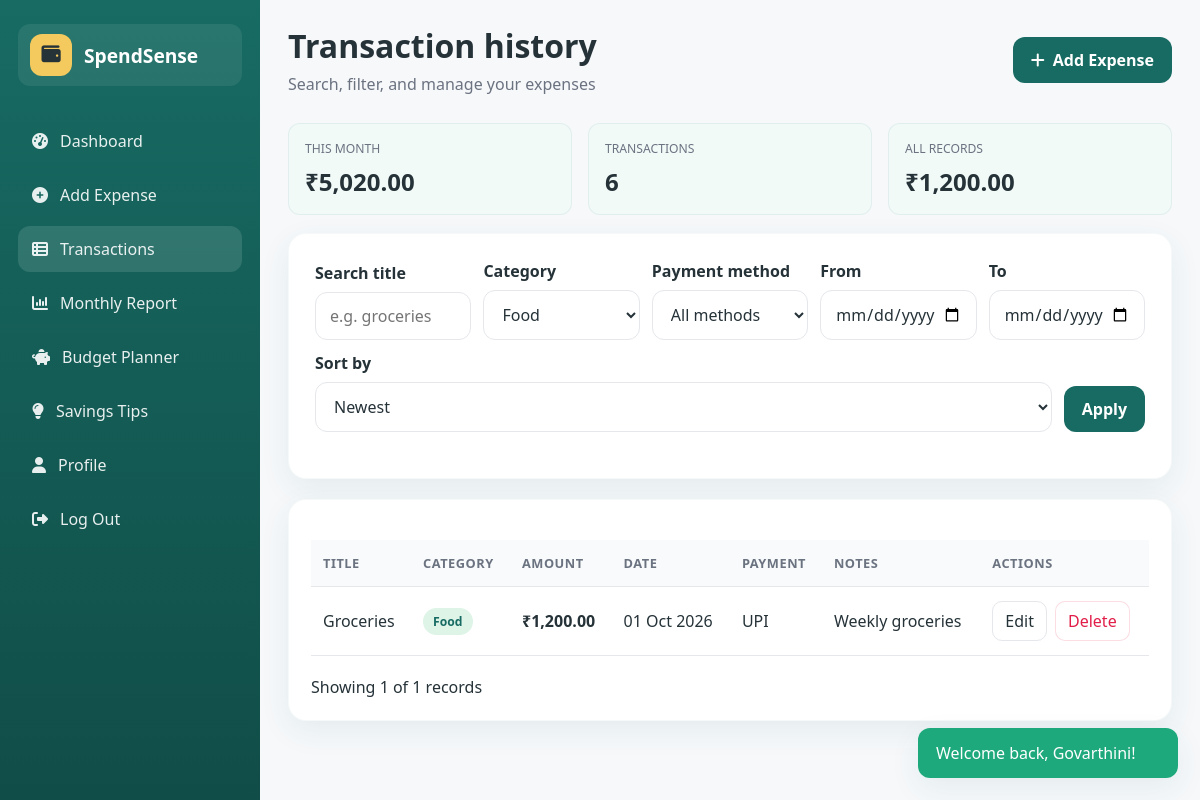
/transactions.php?category=Food (signed in), run on the app's committed database.
### tables this page shows
CREATE TABLE expenses (
    id INT AUTO_INCREMENT PRIMARY KEY,
    user_id INT NOT NULL,
    title VARCHAR(200) NOT NULL,
    amount DECIMAL(10,2) NOT NULL,
    category VARCHAR(50) NOT NULL,
    expense_date DATE NOT NULL,
    payment_method VARCHAR(50) NOT NULL,
    notes TEXT,
    created_at TIMESTAMP DEFAULT CURRENT_TIMESTAMP,
    updated_at TIMESTAMP DEFAULT CURRENT_TIMESTAMP ON UPDATE CURRENT_TIMESTAMP,
    CONSTRAINT fk_expenses_user FOREIGN KEY (user_id) REFERENCES users(id) ON DELETE CASCADE,
    INDEX idx_expenses_user_date (user_id, expense_date),
    INDEX idx_expenses_category (category),
    INDEX idx_expenses_user (user_id)
);

### includes/functions.php (called while the page is built, shortened)
<?php
function currentUser(): ?array
{
    return $_SESSION['user'];
}
function e(string $value): string
{
    return htmlspecialchars($value, ENT_QUOTES, 'UTF-8');
}
function formatCurrency(float $amount): string
{
    return '₹' . number_format($amount, 2, '.', ',');
}
function getPdo(): PDO
{
    static $pdo = null;
    if ($pdo instanceof PDO) {
        return $pdo;
    }
    $dsn = 'mysql:host=' . DB_HOST . ';port=' . DB_PORT . ';dbname=' . DB_NAME . ';charset=utf8mb4';
    $options = [
        PDO::ATTR_ERRMODE => PDO::ERRMODE_EXCEPTION,
        PDO::ATTR_DEFAULT_FETCH_MODE => PDO::FETCH_ASSOC,
        PDO::ATTR_EMULATE_PREPARES => false,
    ];
    try {
        $pdo = new PDO($dsn, DB_USER, DB_PASS, $options);
    } catch (PDOException $e) {
        die('Database connection failed. Please check your XAMPP MySQL configuration.');
    }
    return $pdo;
}
function getMonthlyExpenseSummary(int $userId, int $month, int $year): array
{
    $pdo = getPdo();
    $stmt = $pdo->prepare(
        'SELECT COALESCE(SUM(amount), 0) AS total_expenses, COUNT(*) AS total_transactions
         FROM expenses
         WHERE user_id = :user_id AND MONTH(expense_date) = :month AND YEAR(expense_date) = :year'
    );
    $stmt->execute(['user_id' => $userId, 'month' => $month, 'year' => $year]);
    return $stmt->fetch() ?: ['total_expenses' => 0, 'total_transactions' => 0];
}

### transactions.php (the view, shortened to what this page needs)
<?php
$user = currentUser();
$search = trim($_GET['search'] ?? '');
$categoryFilter = $_GET['category'] ?? '';
$fromDate = $_GET['from_date'] ?? '';
$toDate = $_GET['to_date'] ?? '';
$sort = $_GET['sort'] ?? 'newest';
$page = max(1, (int)($_GET['page'] ?? 1));
$perPage = 10;
$pdo = getPdo();
$where = ['user_id = :user_id'];
$params = ['user_id' => (int)$user['id']];
if ($categoryFilter !== '') {
    $where[] = 'category = :category';
    $params['category'] = $categoryFilter;
}
$sortMap = [
    'newest' => 'expense_date DESC, created_at DESC',
    'oldest' => 'expense_date ASC, created_at ASC',
    'highest' => 'amount DESC',
    'lowest' => 'amount ASC',
];
$orderBy = $sortMap[$sort] ?? $sortMap['newest'];
$countSql = 'SELECT COUNT(*) as total FROM expenses WHERE ' . implode(' AND ', $where);
$countStmt = $pdo->prepare($countSql);
$countStmt->execute($params);
$totalRecords = (int)$countStmt->fetchColumn();
$totalPages = max(1, (int)ceil($totalRecords / $perPage));
$page = min($page, $totalPages);
$offset = ($page - 1) * $perPage;
$sql = 'SELECT * FROM expenses WHERE ' . implode(' AND ', $where) . ' ORDER BY ' . $orderBy . ' LIMIT :limit OFFSET :offset';
$stmt = $pdo->prepare($sql);
foreach ($params as $key => $value) {
    $stmt->bindValue(':' . $key, $value, is_int($value) ? PDO::PARAM_INT : PDO::PARAM_STR);
}
$stmt->bindValue(':limit', $perPage, PDO::PARAM_INT);
$stmt->bindValue(':offset', $offset, PDO::PARAM_INT);
$stmt->execute();
$transactions = $stmt->fetchAll();
$monthSummary = getMonthlyExpenseSummary((int)$user['id'], (int)date('n'), (int)date('Y'));
$totalAmount = (float)array_sum(array_map(fn($row) => (float)$row['amount'], $transactions));
$categories = $pdo->query("SELECT DISTINCT category FROM expenses WHERE user_id = " . (int)$user['id'] . " ORDER BY category ASC")->fetchAll(PDO::FETCH_COLUMN);
require_once __DIR__ . '/includes/header.php';
?>
<div class="app-shell">
    <?php require_once __DIR__ . '/includes/sidebar.php'; ?>
    <main class="content">
        <header class="topbar">
            <div>
                <h1 class="page-title">Transaction history</h1>
                <p class="page-subtitle">Search, filter, and manage your expenses</p>
            </div>
            <a class="btn btn-primary" href="add-expense.php"><i class="fa-solid fa-plus"></i> Add Expense</a>
        </header>
        <div class="summary-row">
            <div class="summary-box">
                <div class="label">This month</div>
                <div class="value"><?= formatCurrency((float)($monthSummary['total_expenses'] ?? 0)) ?></div>
            </div>
            <div class="summary-box">
                <div class="label">Transactions</div>
                <div class="value"><?= (int)($monthSummary['total_transactions'] ?? 0) ?></div>
            </div>
            <div class="summary-box">
                <div class="label">All records</div>
                <div class="value"><?= formatCurrency((float)$totalAmount) ?></div>
            </div>
        </div>
        <div class="card form-card">
            <form method="get" class="filters">
                <div class="field filter-field">
                    <label for="search">Search title</label>
                    <input id="search" name="search" type="text" value="<?= e($search) ?>" placeholder="e.g. groceries">
                </div>
                <div class="field filter-field">
                    <label for="category">Category</label>
                    <select id="category" name="category">
                        <?php foreach ($categories as $category): ?>
                            <option value="<?= e($category) ?>" <?= $categoryFilter === $category ? 'selected' : '' ?>><?= e($category) ?></option>
                        <?php endforeach; ?>
                    </select>
                </div>
                <div class="field filter-field">
                    <label for="payment">Payment method</label>
                    <select id="payment" name="payment">
                        <option value="">All methods</option>
                    </select>
                </div>
                <div class="field filter-field">
                    <label for="from_date">From</label>
                    <input id="from_date" name="from_date" type="date" value="<?= e($fromDate) ?>">
                </div>
                <div class="field filter-field">
                    <label for="to_date">To</label>
                    <input id="to_date" name="to_date" type="date" value="<?= e($toDate) ?>">
                </div>
                <div class="field filter-field">
                    <label for="sort">Sort by</label>
                    <select id="sort" name="sort">
                        <option value="newest" <?= $sort === 'newest' ? 'selected' : '' ?>>Newest</option>
                    </select>
                </div>
                <button class="btn btn-primary" type="submit">Apply</button>
            </form>
        </div>
        <div class="card" style="margin-top: 20px;">
            <?php if (empty($transactions)): ?>
                <div class="empty-box">No expenses match your current filter.</div>
            <?php else: ?>
                <div class="table-wrap">
                    <table class="data-table">
                        <thead>
                            <tr>
                                <th>Title</th>
                                <th>Category</th>
                                <th>Amount</th>
                                <th>Date</th>
                                <th>Payment</th>
                                <th>Notes</th>
                                <th>Actions</th>
                            </tr>
                        </thead>
                        <tbody>
                            <?php foreach ($transactions as $transaction): ?>
                                <tr>
                                    <td><?= e($transaction['title']) ?></td>
                                    <td><span class="badge"><?= e($transaction['category']) ?></span></td>
                                    <td class="amount"><?= formatCurrency((float)$transaction['amount']) ?></td>
                                    <td><?= date('d M Y', strtotime($transaction['expense_date'])) ?></td>
                                    <td><?= e($transaction['payment_method']) ?></td>
                                    <td><?= e($transaction['notes'] ?: '—') ?></td>
                                    <td>
                                        <div class="action-group">
                                            <a class="action-btn" href="edit-expense.php?id=<?= (int)$transaction['id'] ?>">Edit</a>
                                            <form method="post" action="delete-expense.php" style="display:inline;">
                                                <button class="action-btn delete" type="submit" data-confirm-delete="yes">Delete</button>
                                            </form>
                                        </div>
                                    </td>
                                </tr>
                            <?php endforeach; ?>
                        </tbody>
                    </table>
                </div>
                <div style="margin-top:20px; display:flex; justify-content:space-between; align-items:center; flex-wrap:wrap; gap:12px;">
                    <div>Showing <?= count($transactions) ?> of <?= (int)$totalRecords ?> records</div>
                </div>
            <?php endif; ?>
        </div>
    </main>
</div>
<?php require_once __DIR__ . '/includes/footer.php'; ?>

### assets/css/style.css (style rules this page uses)
* { box-sizing: border-box; }
:root { --primary: #176B63; --secondary: #DDF4E7; --accent: #F4C95D; --bg: #F6F8FA; --card: #FFFFFF; --text: #253238; --muted: #6B7280; --success: #1ea97c; --warning: #f59e0b; --danger: #e11d48; --border: #E5E7EB; --shadow: 0 10px 30px rgba(23, 107, 99, 0.08); }
html, body { margin: 0; min-height: 100%; font-family: 'Segoe UI', Tahoma, Geneva, Verdana, sans-serif; background: var(--bg); color: var(--text); }
body { min-height: 100vh; }
a { color: inherit; text-decoration: none; }
button, input, select, textarea { font: inherit; }
.app-shell { display: flex; min-height: 100vh; }
.content { flex: 1; padding: 24px 28px 40px; }
.topbar { display: flex; justify-content: space-between; align-items: center; margin-bottom: 28px; }
.page-title { font-size: 2rem; margin: 0; }
.page-subtitle { margin: 6px 0 0; color: var(--muted); }
.btn { display: inline-flex; align-items: center; justify-content: center; gap: 8px; border: none; border-radius: 12px; padding: 12px 18px; font-weight: 600; cursor: pointer; transition: 0.2s ease; }
.btn-primary { background: var(--primary); color: white; }
.card { background: var(--card); border-radius: 18px; padding: 22px; box-shadow: var(--shadow); border: 1px solid rgba(23, 107, 99, 0.04); }
.amount { font-weight: 700; color: var(--text); }
.form-card { padding: 26px; }
.field { display: flex; flex-direction: column; gap: 8px; }
label { font-weight: 600; color: var(--text); }
input, select, textarea { width: 100%; padding: 12px 14px; border-radius: 12px; border: 1px solid var(--border); background: white; color: var(--text); }
.table-wrap { overflow-x: auto; }
.data-table { width: 100%; border-collapse: collapse; margin-top: 18px; }
.data-table th, .data-table td { padding: 14px 12px; text-align: left; border-bottom: 1px solid var(--border); }
.data-table th { background: #f8fafb; color: var(--muted); font-size: 0.8rem; text-transform: uppercase; letter-spacing: 0.04em; }
.badge { display: inline-block; padding: 5px 10px; border-radius: 999px; background: var(--secondary); color: var(--primary); font-size: 0.76rem; font-weight: 700; }
.action-group { display: flex; gap: 8px; flex-wrap: wrap; }
.action-btn { padding: 8px 12px; border-radius: 10px; border: 1px solid var(--border); background: white; color: var(--text); cursor: pointer; }
.action-btn.delete { color: var(--danger); border-color: rgba(225, 29, 72, 0.15); }
.filters { display: flex; flex-wrap: wrap; gap: 12px; align-items: end; margin-bottom: 20px; }
.filter-field { min-width: 150px; flex: 1; }
.summary-row { display: grid; grid-template-columns: repeat(3, minmax(150px, 1fr)); gap: 16px; margin-bottom: 18px; }
.summary-box { background: #f2faf8; border: 1px solid rgba(23, 107, 99, 0.08); border-radius: 12px; padding: 16px; }
.summary-box .label { font-size: 0.76rem; color: var(--muted); text-transform: uppercase; }
.summary-box .value { font-size: 1.5rem; font-weight: 700; margin-top: 8px; }

### data on the page
expenses: amount "₹1,200.00", title "Groceries", category "Food", expense_date "01 Oct 2026", payment_method "UPI", notes "Weekly groceries"

### other printed values
$message "Welcome back, Govarthini!"
formatCurrency((float)($monthSummary['total_expenses'] ?? 0)) "₹5,020.00"
$monthSummary['total_transactions'] "6"
count($transactions) "1"
$totalRecords "1"
form field category "Food"
